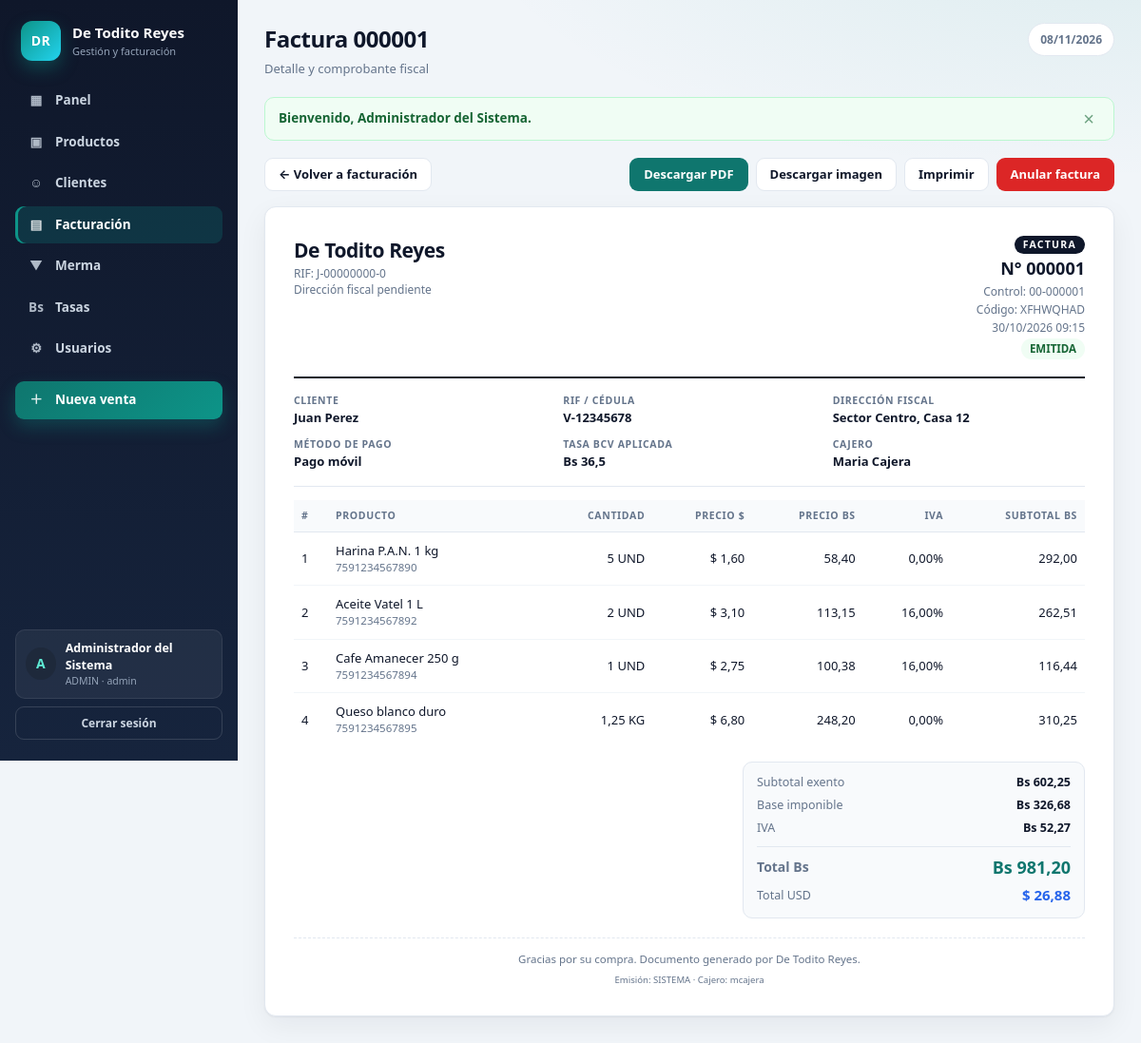
/facturacion/ver/1 (signed in), run on the app's committed database.
### tables this page shows
CREATE TABLE usuarios (
  id_usuario    INT           NOT NULL AUTO_INCREMENT,
  cedula        VARCHAR(15)   NOT NULL,
  nombre_completo VARCHAR(100) NOT NULL,
  usuario_login VARCHAR(40)   NOT NULL,
  password_hash VARCHAR(255)  NOT NULL COMMENT 'Generado con password_hash() de PHP (bcrypt/argon2)',
  rol           ENUM('ADMIN','CAJERO') NOT NULL DEFAULT 'CAJERO',
  activo        TINYINT(1)    NOT NULL DEFAULT 1,
  creado        DATETIME      NOT NULL DEFAULT CURRENT_TIMESTAMP,
  PRIMARY KEY (id_usuario),
  UNIQUE KEY uq_usuarios_cedula (cedula),
  UNIQUE KEY uq_usuarios_login  (usuario_login),
  CONSTRAINT chk_usuarios_activo CHECK (activo IN (0,1))
);

CREATE TABLE facturas (
  id_factura              INT           NOT NULL AUTO_INCREMENT,
  nro_factura_consecutivo VARCHAR(20)   NOT NULL,
  nro_control_fiscal      VARCHAR(25)   NOT NULL,
  codigo_verificacion     VARCHAR(10)   NOT NULL,
  tipo_emision            ENUM('SISTEMA','CONTINGENCIA') NOT NULL DEFAULT 'SISTEMA',
  fecha_emision           DATETIME      NOT NULL DEFAULT CURRENT_TIMESTAMP,
  subtotal_exento_ves     DECIMAL(12,3) NOT NULL DEFAULT 0.000,
  base_imponible_ves      DECIMAL(12,3) NOT NULL DEFAULT 0.000,
  monto_iva_ves           DECIMAL(12,3) NOT NULL DEFAULT 0.000,
  monto_igtf_ves          DECIMAL(12,3) NOT NULL DEFAULT 0.000 COMMENT '3% IGTF sobre pagos en divisa',
  total_ves               DECIMAL(12,3) NOT NULL DEFAULT 0.000,
  total_usd               DECIMAL(12,3) NOT NULL DEFAULT 0.000,
  tasa_bcv_aplicada       DECIMAL(12,4) NOT NULL,
  metodo_pago             ENUM('EFECTIVO','PAGO_MOVIL','PUNTO_VENTA','TRANSFERENCIA','ZELLE','MIXTO')
                          NOT NULL DEFAULT 'EFECTIVO',
  estado                  ENUM('EMITIDA','ANULADA') NOT NULL DEFAULT 'EMITIDA',
  id_cliente              INT           NOT NULL,
  id_usuario              INT           NOT NULL COMMENT 'Cajero que emite',
  PRIMARY KEY (id_factura),
  UNIQUE KEY uq_facturas_consecutivo (nro_factura_consecutivo),
  UNIQUE KEY uq_facturas_control (nro_control_fiscal),
  UNIQUE KEY uq_facturas_codigo (codigo_verificacion),
  KEY idx_facturas_cliente (id_cliente),
  KEY idx_facturas_usuario (id_usuario),
  KEY idx_facturas_fecha (fecha_emision),
  KEY idx_facturas_estado (estado),
  CONSTRAINT fk_facturas_cliente
    FOREIGN KEY (id_cliente) REFERENCES clientes (id_cliente)
    ON UPDATE CASCADE ON DELETE RESTRICT,
  CONSTRAINT fk_facturas_usuario
    FOREIGN KEY (id_usuario) REFERENCES usuarios (id_usuario)
    ON UPDATE CASCADE ON DELETE RESTRICT,
  CONSTRAINT chk_facturas_totales CHECK (total_ves >= 0 AND total_usd >= 0)
);

CREATE TABLE clientes (
  id_cliente          INT           NOT NULL AUTO_INCREMENT,
  rif_cedula          VARCHAR(15)   NOT NULL COMMENT 'V-12345678 / J-12345678-9',
  nombre_razon_social VARCHAR(120)  NOT NULL,
  direccion_fiscal    VARCHAR(180)  NULL,
  telefono            VARCHAR(25)   NULL,
  creado_en           DATETIME      NOT NULL DEFAULT CURRENT_TIMESTAMP,
  PRIMARY KEY (id_cliente),
  UNIQUE KEY uq_clientes_rif (rif_cedula)
);

CREATE TABLE detalle_factura (
  id_detalle_factura   INT           NOT NULL AUTO_INCREMENT,
  id_factura           INT           NOT NULL,
  id_producto          INT           NOT NULL,
  cantidad_o_peso      DECIMAL(12,3) NOT NULL COMMENT 'Cantidad o peso en kg',
  precio_unitario_usd  DECIMAL(12,3) NOT NULL,
  precio_unitario_ves  DECIMAL(12,3) NOT NULL,
  alicuota_iva_item    DECIMAL(5,2)  NOT NULL DEFAULT 0.00,
  monto_iva_item_ves   DECIMAL(12,3) NOT NULL DEFAULT 0.000,
  subtotal_item_ves    DECIMAL(12,3) NOT NULL DEFAULT 0.000,
  PRIMARY KEY (id_detalle_factura),
  KEY idx_dfactura_factura (id_factura),
  KEY idx_dfactura_producto (id_producto),
  CONSTRAINT fk_dfactura_factura
    FOREIGN KEY (id_factura) REFERENCES facturas (id_factura)
    ON UPDATE CASCADE ON DELETE CASCADE,
  CONSTRAINT fk_dfactura_producto
    FOREIGN KEY (id_producto) REFERENCES productos (id_producto)
    ON UPDATE CASCADE ON DELETE RESTRICT,
  CONSTRAINT chk_dfactura_cantidad CHECK (cantidad_o_peso > 0)
);

CREATE TABLE productos (
  id_producto      INT           NOT NULL AUTO_INCREMENT,
  codigo_qr_barras VARCHAR(64)   NOT NULL COMMENT 'Codigo de barra o QR interno',
  nombre_producto  VARCHAR(120)  NOT NULL,
  unidad_medida    VARCHAR(20)   NOT NULL DEFAULT 'UND' COMMENT 'UND, KG, LT, GR, PAQ',
  costo_usd        DECIMAL(12,3) NOT NULL DEFAULT 0.000,
  precio_venta_usd DECIMAL(12,3) NOT NULL DEFAULT 0.000,
  alicuota_iva     DECIMAL(5,2)  NOT NULL DEFAULT 16.00 COMMENT '0 = exento, 16 = general',
  stock_actual     DECIMAL(12,3) NOT NULL DEFAULT 0.000 COMMENT 'Soporta pesaje (kg)',
  stock_minimo     DECIMAL(12,3) NOT NULL DEFAULT 0.000,
  stock_maximo     DECIMAL(12,3) NULL,
  id_categoria     INT           NOT NULL,
  activo           TINYINT(1)    NOT NULL DEFAULT 1,
  PRIMARY KEY (id_producto),
  UNIQUE KEY uq_productos_codigo (codigo_qr_barras),
  KEY idx_productos_categoria (id_categoria),
  KEY idx_productos_nombre (nombre_producto),
  CONSTRAINT fk_productos_categoria
    FOREIGN KEY (id_categoria) REFERENCES categorias (id_categoria)
    ON UPDATE CASCADE ON DELETE RESTRICT,
  CONSTRAINT chk_productos_iva     CHECK (alicuota_iva BETWEEN 0 AND 100),
  CONSTRAINT chk_productos_stock   CHECK (stock_actual >= 0),
  CONSTRAINT chk_productos_precios CHECK (costo_usd >= 0 AND precio_venta_usd >= 0)
);

### app/vistas/facturacion/ver.php (the view, shortened to what the rows shown need)
<?php
$esEmitida = $factura['estado'] === 'EMITIDA';
require __DIR__ . '/../layout/header.php';
?>
<div class="page-actions no-print">
    <a class="btn btn-ghost" href="<?= e(url('facturacion')) ?>">← Volver a facturación</a>
    <div class="page-actions-right">
        <a class="btn btn-primary"
           href="<?= e(url('facturacion/pdf/' . (int) $factura['id_factura'])) ?>">
            Descargar PDF
        </a>
        <a class="btn btn-ghost"
           href="<?= e(url('facturacion/imagen/' . (int) $factura['id_factura'])) ?>">
            Descargar imagen
        </a>
        <a class="btn btn-ghost"
           href="<?= e(url('facturacion/pdf/' . (int) $factura['id_factura'], ['ver' => 1])) ?>"
           target="_blank" rel="noopener">
            Imprimir
        </a>
        <?php if ($esEmitida && is_admin()): ?>
            <form method="POST" action="<?= e(url('facturacion')) ?>" class="inline-form">
                <button type="submit" class="btn btn-danger"
                        data-confirm="¿Anular esta factura? Se devolverá el stock al inventario y no se podrá revertir.">
                    Anular factura
                </button>
            </form>
        <?php endif; ?>
    </div>
</div>
<article class="ticket" id="ticket">
    <header class="ticket-head">
        <div class="ticket-empresa">
            <strong><?= e(EMPRESA_NOMBRE) ?></strong>
            <small>RIF: <?= e(EMPRESA_RIF) ?></small>
            <small><?= e(EMPRESA_DIRECCION) ?></small>
        </div>
        <div class="ticket-fiscal">
            <span class="ticket-tipo">FACTURA</span>
            <strong>N° <?= e($factura['nro_factura_consecutivo']) ?></strong>
            <small>Control: <?= e($factura['nro_control_fiscal']) ?></small>
            <small>Código: <?= e($factura['codigo_verificacion']) ?></small>
            <small><?= e(date('d/m/Y H:i', strtotime((string) $factura['fecha_emision']))) ?></small>
            <span class="badge <?= estado_badge((string) $factura['estado']) ?>"><?= e($factura['estado']) ?></span>
        </div>
    </header>
    <section class="ticket-cliente">
        <div>
            <span>Cliente</span>
            <strong><?= e($factura['cliente']) ?></strong>
        </div>
        <div>
            <span>RIF / Cédula</span>
            <strong><?= e($factura['rif_cedula']) ?></strong>
        </div>
        <div>
            <span>Dirección fiscal</span>
            <strong><?= e($factura['direccion_fiscal'] ?? '—') ?></strong>
        </div>
        <div>
            <span>Método de pago</span>
            <strong><?= e(metodo_pago_label((string) $factura['metodo_pago'])) ?></strong>
        </div>
        <div>
            <span>Tasa BCV aplicada</span>
            <strong>Bs <?= numero($factura['tasa_bcv_aplicada'], 4) ?></strong>
        </div>
        <div>
            <span>Cajero</span>
            <strong><?= e($factura['cajero_nombre']) ?></strong>
        </div>
    </section>
    <div class="table-wrap">
        <table class="ticket-tabla">
            <thead>
                <tr>
                    <th>#</th>
                    <th>Producto</th>
                    <th class="num">Cantidad</th>
                    <th class="num">Precio $</th>
                    <th class="num">Precio Bs</th>
                    <th class="num">IVA</th>
                    <th class="num">Subtotal Bs</th>
                </tr>
            </thead>
            <tbody>
            <?php foreach ($lineas as $i => $l): ?>
                <tr>
                    <td><?= $i + 1 ?></td>
                    <td>
                        <?= e($l['nombre_producto']) ?>
                        <small class="muted"><?= e($l['codigo_qr_barras']) ?></small>
                    </td>
                    <td class="num"><?= cantidad($l['cantidad_o_peso']) ?> <?= e($l['unidad_medida']) ?></td>
                    <td class="num">$ <?= money($l['precio_unitario_usd']) ?></td>
                    <td class="num"><?= money($l['precio_unitario_ves']) ?></td>
                    <td class="num"><?= money($l['alicuota_iva_item'], 2) ?>%</td>
                    <td class="num"><?= money($l['subtotal_item_ves']) ?></td>
                </tr>
            <?php endforeach; ?>
            </tbody>
        </table>
    </div>
    <div class="ticket-totales">
        <div><span>Subtotal exento</span><strong>Bs <?= money($factura['subtotal_exento_ves']) ?></strong></div>
        <div><span>Base imponible</span><strong>Bs <?= money($factura['base_imponible_ves']) ?></strong></div>
        <div><span>IVA</span><strong>Bs <?= money($factura['monto_iva_ves']) ?></strong></div>
        <div class="ticket-total"><span>Total Bs</span><strong>Bs <?= money($factura['total_ves']) ?></strong></div>
        <div class="ticket-total-usd"><span>Total USD</span><strong>$ <?= money($factura['total_usd']) ?></strong></div>
    </div>
    <footer class="ticket-foot">
        <p>Gracias por su compra. Documento generado por <?= e(EMPRESA_NOMBRE) ?>.</p>
        <small>Emisión: <?= e($factura['tipo_emision']) ?> · Cajero: <?= e($factura['cajero_login']) ?></small>
    </footer>
</article>
<?php require __DIR__ . '/../layout/footer.php'; ?>

### app/vistas/layout/header.php (shortened to what the rows shown need)
<?php
$usuario = current_user();
$flash   = flashes();
$activo  = $activo ?? '';
$titulo  = $titulo ?? 'De Todito Reyes';
$esAdmin = is_admin();
?>
<!DOCTYPE html>
<html lang="es">
<head>
    <link rel="stylesheet" href="<?= e(url('assets/css/estilos.css')) ?>">
</head>
<body>
<div class="app">
    <aside class="sidebar" data-sidebar>
        <div class="brand">
            <span class="brand-mark">DR</span>
            <div>
                <strong>De Todito Reyes</strong>
                <small><?= $esAdmin ? 'Gestión y facturación' : 'Punto de venta' ?></small>
            </div>
        </div>
        <nav class="menu">
            <a class="<?= $activo === 'inicio' ? 'activo' : '' ?>" href="<?= e(url('panel')) ?>">
                <span>▦</span> <?= $esAdmin ? 'Panel' : 'Mi panel' ?>
            </a>
            <?php if ($esAdmin): ?>
                <a class="<?= $activo === 'productos' ? 'activo' : '' ?>" href="<?= e(url('productos')) ?>">
                    <span>▣</span> Productos
                </a>
            <?php endif; ?>
            <a class="<?= $activo === 'clientes' ? 'activo' : '' ?>" href="<?= e(url('clientes')) ?>">
                <span>☺</span> Clientes
            </a>
            <a class="<?= $activo === 'facturacion' ? 'activo' : '' ?>" href="<?= e(url('facturacion')) ?>">
                <span>▤</span> Facturación
            </a>
            <a class="<?= $activo === 'mermas' ? 'activo' : '' ?>" href="<?= e(url('mermas')) ?>">
                <span>▼</span> Merma
            </a>
            <?php if ($esAdmin): ?>
                <a class="<?= $activo === 'tasas' ? 'activo' : '' ?>" href="<?= e(url('tasas')) ?>">
                    <span>Bs</span> Tasas
                </a>
                <a class="<?= $activo === 'usuarios' ? 'activo' : '' ?>" href="<?= e(url('usuarios')) ?>">
                    <span>⚙</span> Usuarios
                </a>
            <?php endif; ?>
            <a class="menu-cta" href="<?= e(url('facturacion/nueva')) ?>">
                <span>＋</span> Nueva venta
            </a>
        </nav>
        <div class="sidebar-foot">
            <div class="user-chip">
                <span class="avatar"><?= e(strtoupper(substr((string) $usuario['nombre_completo'], 0, 1))) ?></span>
                <div>
                    <strong><?= e($usuario['nombre_completo']) ?></strong>
                    <small><?= e($usuario['rol']) ?> · <?= e($usuario['usuario_login']) ?></small>
                </div>
            </div>
            <form method="POST" action="<?= e(url('logout')) ?>" class="logout-form">
                <button type="submit" class="btn-logout">Cerrar sesión</button>
            </form>
        </div>
    </aside>
    <main class="main">
        <header class="topbar">
            <div>
                <h1><?= e($titulo) ?></h1>
                <?php if (!empty($subtitulo)): ?>
                    <p><?= e($subtitulo) ?></p>
                <?php endif; ?>
            </div>
            <div class="topbar-date"><?= e(date('d/m/Y')) ?></div>
        </header>
        <?php if ($flash): ?>
            <div class="alerts">
                <?php foreach ($flash as $item): ?>
                    <div class="alert alert-<?= e($item['tipo']) ?>">
                        <span><?= e($item['mensaje']) ?></span>
                        <button type="button" class="alert-close" data-alert-close aria-label="Cerrar">×</button>
                    </div>
                <?php endforeach; ?>
            </div>
        <?php endif; ?>

### data on the page
usuarios: nombre_completo "A", nombre_completo "Administrador del Sistema", rol "ADMIN", usuario_login "admin"
facturas: nro_factura_consecutivo "000001", nro_control_fiscal "00-000001", codigo_verificacion "XFHWQHAD", fecha_emision "30/10/2026 09:15", estado "EMITIDA", id_cliente.nombre_razon_social "Juan Perez", id_cliente.rif_cedula "V-12345678", id_cliente.direccion_fiscal "Sector Centro, Casa 12", metodo_pago "Pago móvil", tasa_bcv_aplicada "36,5", id_usuario.nombre_completo "Maria Cajera", subtotal_exento_ves "602,25", base_imponible_ves "326,68", monto_iva_ves "52,27", total_ves "981,20", total_usd "26,88", tipo_emision "SISTEMA", id_usuario.usuario_login "mcajera"
detalle_factura: id_producto.nombre_producto "Harina P.A.N. 1 kg", id_producto.codigo_qr_barras "7591234567890", cantidad_o_peso "5", id_producto.unidad_medida "UND", precio_unitario_usd "1,60", precio_unitario_ves "58,40", alicuota_iva_item "0,00", subtotal_item_ves "292,00"
detalle_factura: id_producto.nombre_producto "Aceite Vatel 1 L", id_producto.codigo_qr_barras "7591234567892", cantidad_o_peso "2", id_producto.unidad_medida "UND", precio_unitario_usd "3,10", precio_unitario_ves "113,15", alicuota_iva_item "16,00", subtotal_item_ves "262,51"
detalle_factura: id_producto.nombre_producto "Cafe Amanecer 250 g", id_producto.codigo_qr_barras "7591234567894", cantidad_o_peso "1", id_producto.unidad_medida "UND", precio_unitario_usd "2,75", precio_unitario_ves "100,38", alicuota_iva_item "16,00", subtotal_item_ves "116,44"
detalle_factura: id_producto.nombre_producto "Queso blanco duro", id_producto.codigo_qr_barras "7591234567895", cantidad_o_peso "1,25", id_producto.unidad_medida "KG", precio_unitario_usd "6,80", precio_unitario_ves "248,20", alicuota_iva_item "0,00", subtotal_item_ves "310,25"

### other printed values
$titulo "Factura 000001"
$subtitulo "Detalle y comprobante fiscal"
$item['mensaje'] "Bienvenido, Administrador del Sistema."
EMPRESA_NOMBRE "De Todito Reyes"
EMPRESA_RIF "J-00000000-0"
EMPRESA_DIRECCION "Dirección fiscal pendiente"
